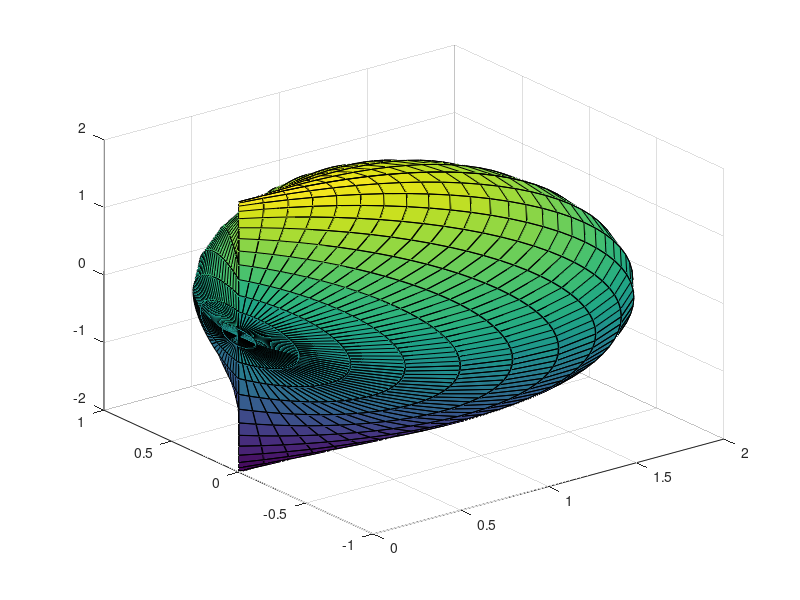

The MATLAB source for this figure:
function spherical

[THETA,PHI] = meshgrid(0:6.28/50:6.28, 0:3.14/50:3.14)

% enter R as a function of THETA and PHI
R = 2*cos(THETA)

X = R.*cos(THETA).*sin(PHI) % do not edit these
Y = R.*sin(THETA).*sin(PHI)
Z = R.*cos(PHI)

surf(X,Y,Z) % spherical coordinates
 
end
